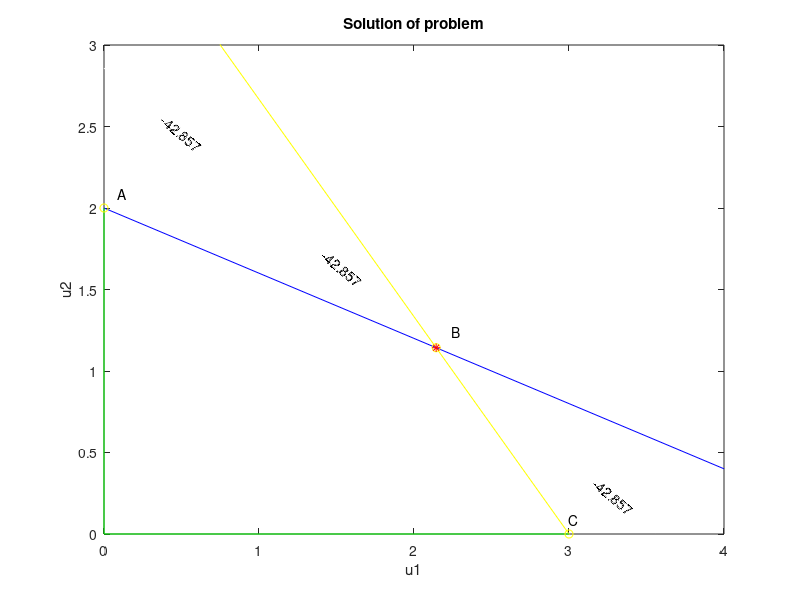

This chart was generated by the following MATLAB code:
clear all
clc;
%Задание векторов и матрицы условий для численного
%решения с помощью оператора LP.
f=[-12 -15]';
A=[4 3;2 5;-1 0;0 -1];
b=[12;10;0;0];
%Решение проблемы
disp('Решение проблемы будет иметь вид:')
u0=linprog(f,A,b)
disp('Оптимальное значение критерия:')
J0=f'*u0
u01=[1 0]*u0; u02=[0 1]*u0;

%Задание контурной линии, соответствующей
%оптимальному критерию
xord=0:1:4;%интервал изменения u1;
uord=0:1:3;%интервал изменения u2;

[u1,u2] = meshgrid(xord,uord);
J =-12*u1 - 15*u2;
cm=contour(xord,uord,J,[.0000 J0],'w:'); 
clabel(cm);

xlabel('u1'),ylabel('u2');
title('Solution of problem')

hold on;
%Графическое изображение ограничений
%Линейное ограничение 1
a1=3;b1=4;c1=-12;
uord=-(b1/a1)*xord - c1/a1;
plot(xord,uord,'y');
%Линейное ограничение 2
a2=5;b2=2;c2=-10;
uord=-(b2/a2)*xord - c2/a2;
plot(xord,uord,'b');
%Линейное ограничение 3
plot([0 3],[0 0],'g');
%Линейное ограничение 4
plot([0 0],[0 2],'g');

%Определение точки пересечения кривых 1 и 2;
B=[det([c1 a1;c2 a2])/det([a1 b1;a2 b2]) det([b1 c1;b2 c2])/det([a1 b1;a2 b2])]';
b10=[1 0]*B;   b20=[0 1]*B;

%Изображение точек пересечения линейных ограничений (экстремальных точек).
plot(b10,b20,'oy')
text(b10+.1,b20+.1,'B')
plot(0,2,'oy')
text(0+.09,2+.09,'A')
plot(3,0,'oy')
text(3,0+.09,'C')
%Изображение точки оптимума
plot(u01,u02,'*r')
